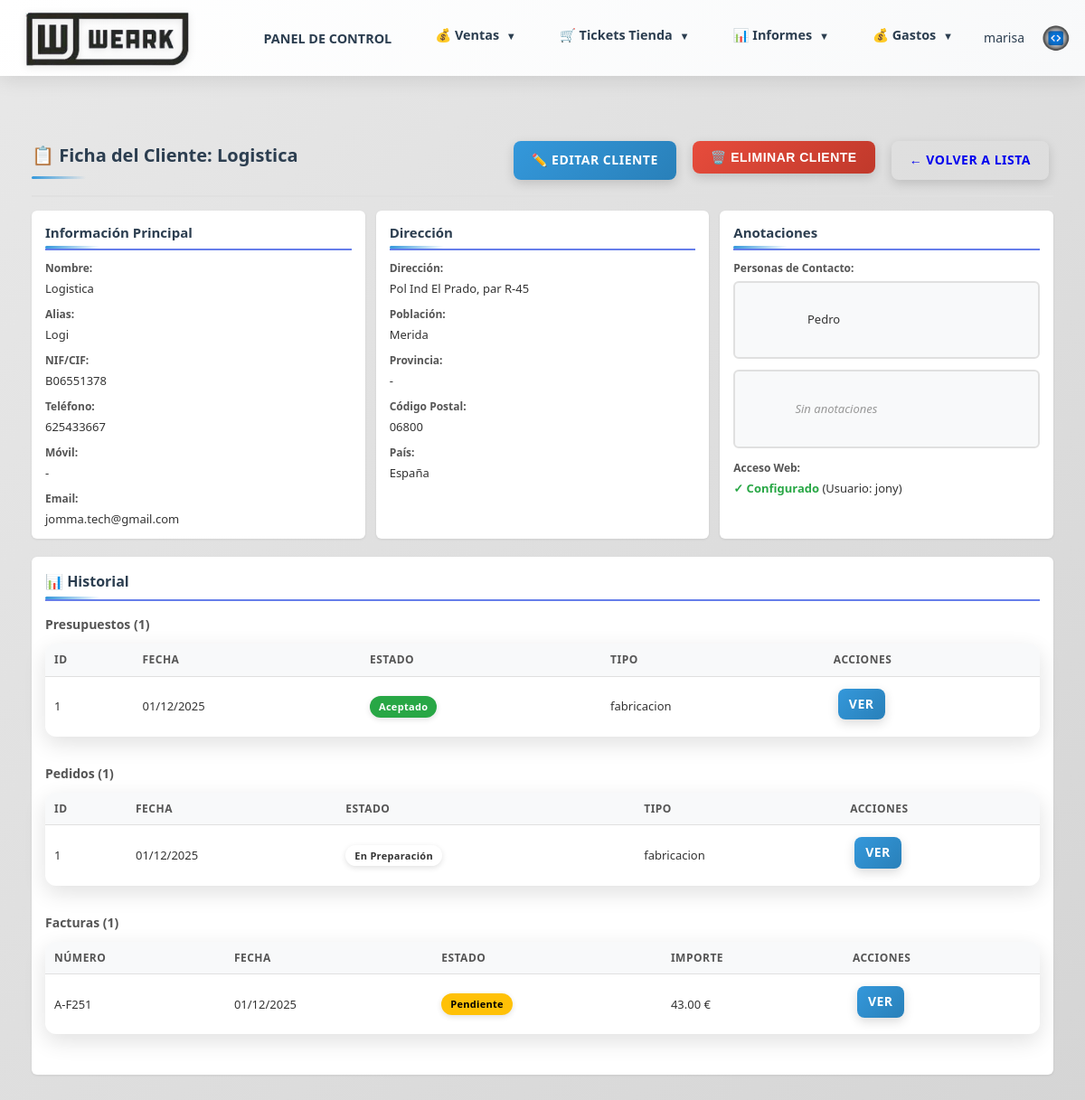
Page /clientes/1 (signed in) on the earlier database version.
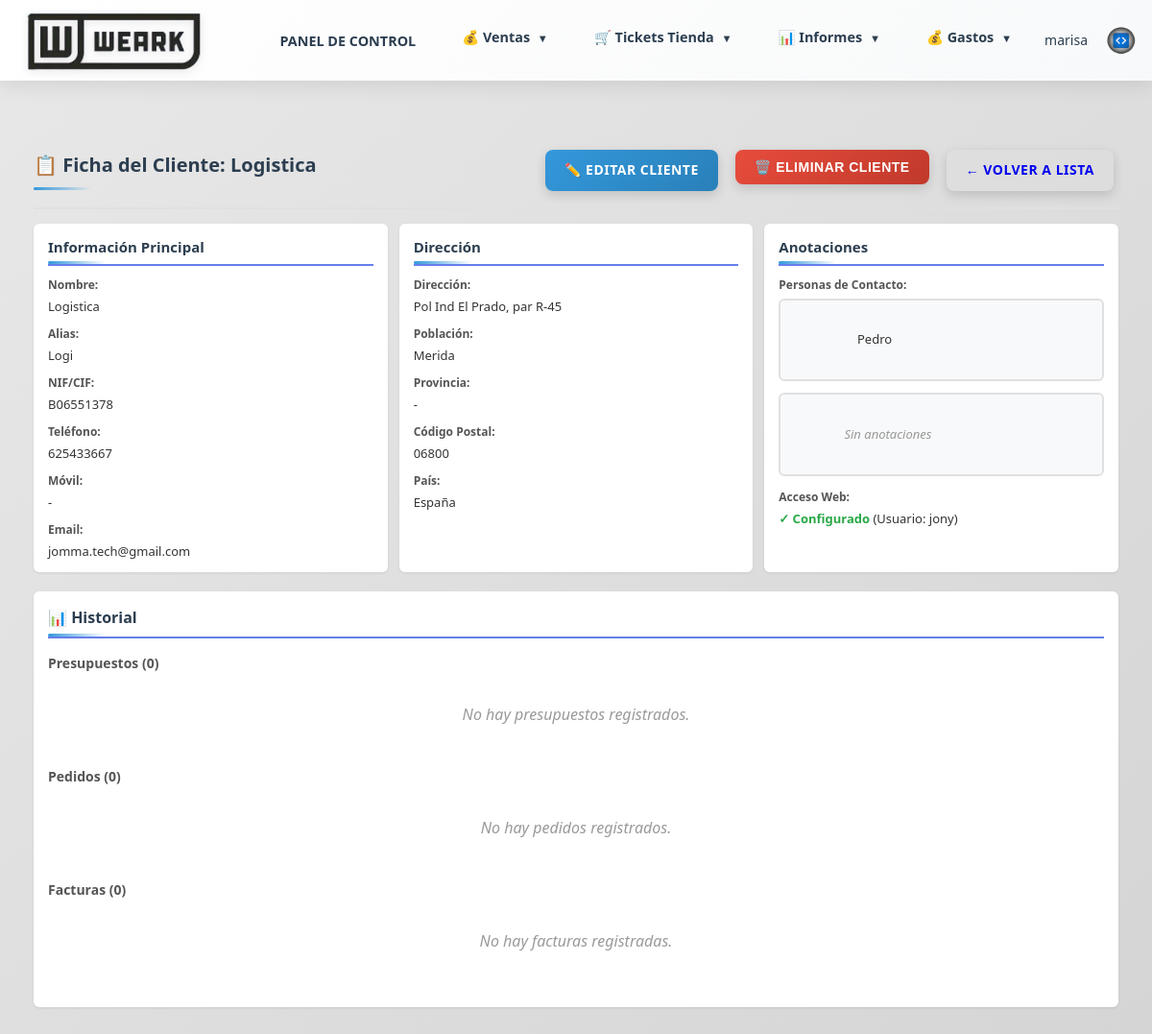
Same page on the later database version.
### models.py (models this page shows, shortened)
class Presupuesto(db.Model):
    __tablename__ = 'presupuestos'
    id = db.Column(db.Integer, primary_key=True)
    comercial_id = db.Column(db.Integer, db.ForeignKey('comerciales.id'), nullable=False)
    cliente_id = db.Column(db.Integer, db.ForeignKey('clientes.id'), nullable=False)
    tipo_pedido = db.Column(db.String(50), nullable=False)  # confeccion, bordado, serigrafia, sublimacion, varios
    estado = db.Column(db.String(50), nullable=False, default='Pendiente de enviar')  # Pendiente de enviar, Diseño, Enviado, Aceptado, Rechazado
    forma_pago = db.Column(db.Text)
    imagen_diseno = db.Column(db.String(255))
    imagen_portada = db.Column(db.String(255))  # Imagen de portada (primera página)
    imagen_adicional_1 = db.Column(db.String(255))  # Imagen adicional 1 (segunda página)
    descripcion_imagen_1 = db.Column(db.Text)  # Descripción de imagen adicional 1
    imagen_adicional_2 = db.Column(db.String(255))  # Imagen adicional 2 (segunda página)
    descripcion_imagen_2 = db.Column(db.Text)  # Descripción de imagen adicional 2
    imagen_adicional_3 = db.Column(db.String(255))  # Imagen adicional 3 (segunda página)
    descripcion_imagen_3 = db.Column(db.Text)  # Descripción de imagen adicional 3
    imagen_adicional_4 = db.Column(db.String(255))  # Imagen adicional 4 (segunda página)
    descripcion_imagen_4 = db.Column(db.Text)  # Descripción de imagen adicional 4
    imagen_adicional_5 = db.Column(db.String(255))  # Imagen adicional 5 (segunda página)
    descripcion_imagen_5 = db.Column(db.Text)  # Descripción de imagen adicional 5
    seguimiento = db.Column(db.Text)
    fecha_pendiente_enviar = db.Column(db.Date)  # Fecha en que se marcó como Pendiente de enviar
    fecha_diseno = db.Column(db.Date)  # Fecha en que se marcó como Diseño
    fecha_envio = db.Column(db.Date)  # Fecha en que se envió el presupuesto
    fecha_respuesta = db.Column(db.Date)  # Fecha de aceptación o rechazo
    fecha_creacion = db.Column(db.DateTime, default=datetime.utcnow)
    lineas = db.relationship('LineaPresupuesto', backref='presupuesto', lazy=True, cascade='all, delete-orphan')

class Pedido(db.Model):
    __tablename__ = 'pedidos'
    id = db.Column(db.Integer, primary_key=True)
    comercial_id = db.Column(db.Integer, db.ForeignKey('comerciales.id'), nullable=False)
    cliente_id = db.Column(db.Integer, db.ForeignKey('clientes.id'), nullable=False)
    presupuesto_id = db.Column(db.Integer, db.ForeignKey('presupuestos.id'), nullable=True)  # Presupuesto del que proviene este pedido
    tipo_pedido = db.Column(db.String(50), nullable=False)  # fabricacion, no fabricacion, cliente web
    estado = db.Column(db.String(50), nullable=False, default='Pendiente')  # Pendiente, Diseño, En preparación, Todo listo, Enviado, Entregado al cliente
    forma_pago = db.Column(db.Text)
    seguimiento = db.Column(db.Text)
    imagen_diseno = db.Column(db.String(255))
    imagen_portada = db.Column(db.String(255))  # Imagen de portada (primera página)
    imagen_adicional_1 = db.Column(db.String(255))  # Imagen adicional 1 (segunda página)
    descripcion_imagen_1 = db.Column(db.Text)  # Descripción de imagen adicional 1
    imagen_adicional_2 = db.Column(db.String(255))  # Imagen adicional 2 (segunda página)
    descripcion_imagen_2 = db.Column(db.Text)  # Descripción de imagen adicional 2
    imagen_adicional_3 = db.Column(db.String(255))  # Imagen adicional 3 (segunda página)
    descripcion_imagen_3 = db.Column(db.Text)  # Descripción de imagen adicional 3
    imagen_adicional_4 = db.Column(db.String(255))  # Imagen adicional 4 (segunda página)
    descripcion_imagen_4 = db.Column(db.Text)  # Descripción de imagen adicional 4
    imagen_adicional_5 = db.Column(db.String(255))  # Imagen adicional 5 (segunda página)
    descripcion_imagen_5 = db.Column(db.Text)  # Descripción de imagen adicional 5
    fecha_aceptacion = db.Column(db.Date)
    fecha_objetivo = db.Column(db.Date)  # Fecha objetivo de entrega (calculada automáticamente: 20 días desde aceptación)
    fecha_entrega_trabajo = db.Column(db.Date)
    fecha_envio_taller = db.Column(db.Date)
    fecha_entrega_bordados = db.Column(db.Date)
    fecha_entrega_cliente = db.Column(db.Date)
    fecha_pendiente = db.Column(db.Date)  # Fecha cuando se marcó como Pendiente (usa fecha_creacion si no existe)
    fecha_diseno = db.Column(db.Date)  # Fecha cuando se marcó como Diseño
    fecha_todo_listo = db.Column(db.Date)  # Fecha cuando se marcó como Todo listo
    fecha_enviado = db.Column(db.Date)  # Fecha cuando se marcó como Enviado
    fecha_creacion = db.Column(db.DateTime, default=datetime.utcnow)
    lineas = db.relationship('LineaPedido', backref='pedido', lazy=True, cascade='all, delete-orphan')
    presupuesto = db.relationship('Presupuesto', backref='pedidos', lazy=True)

class Factura(db.Model):
    __tablename__ = 'facturas'
    id = db.Column(db.Integer, primary_key=True)
    pedido_id = db.Column(db.Integer, db.ForeignKey('pedidos.id'), nullable=True)
    pedido = db.relationship('Pedido', backref='facturas', lazy=True)
    serie = db.Column(db.String(10), nullable=False, default='A')
    numero = db.Column(db.String(50), nullable=False)
    fecha_expedicion = db.Column(db.Date, nullable=False)
    tipo_factura = db.Column(db.String(10), nullable=False, default='F1')  # F1 = Factura completa
    descripcion = db.Column(db.Text)
    nif = db.Column(db.String(20))
    nombre = db.Column(db.String(200), nullable=False)
    importe_total = db.Column(db.Numeric(10, 2), nullable=False)
    estado = db.Column(db.String(50), nullable=False, default='pendiente')  # pendiente, enviado, confirmado, error
    huella_verifactu = db.Column(db.Text)  # Respuesta de la API Verifactu
    fecha_creacion = db.Column(db.DateTime, default=datetime.utcnow)
    fecha_confirmacion = db.Column(db.DateTime)  # Fecha en que se recibió la huella
    lineas = db.relationship('LineaFactura', backref='factura', lazy=True, cascade='all, delete-orphan')

### routes/clientes.py (the view)
@clientes_bp.route('/clientes/<int:id>')
@login_required
def ficha_cliente(id):
    cliente = Cliente.query.get_or_404(id)
    presupuestos = Presupuesto.query.filter_by(cliente_id=id).order_by(Presupuesto.fecha_creacion.desc()).limit(20).all()
    pedidos = Pedido.query.filter_by(cliente_id=id).order_by(Pedido.fecha_creacion.desc()).limit(20).all()
    facturas = Factura.query.join(Pedido).filter(Pedido.cliente_id == id).order_by(Factura.fecha_creacion.desc()).limit(20).all()
    return render_template('ficha_cliente.html',
                         cliente=cliente,
                         presupuestos=presupuestos,
                         pedidos=pedidos,
                         facturas=facturas)

### app.py (called while the page is built)
@app.template_filter('nl2br')
def nl2br_filter(value):
    if value:
        return Markup(value.replace('\n', '<br>'))
    return ''

@login_manager.user_loader
def load_user(user_id):
    from models import Usuario, Cliente
    if user_id.startswith('cliente_'):
        cliente_id = int(user_id.replace('cliente_', ''))
        cliente = Cliente.query.get(cliente_id)
        if cliente and cliente.tiene_acceso_web():
            return cliente
        return None
    else:
        return Usuario.query.get(int(user_id))

### models.py (called while the page is built)
    def tiene_acceso_web(self):
        return self.usuario_web is not None and self.usuario_web != '' and self.password_hash is not None

    def is_supervisor(self):
        return self.rol == 'supervisor'

### templates/ficha_cliente.html (shortened to what the changed rows need)
{% extends "base.html" %}
{% block content %}
<div class="ficha-cliente-container">
    <div class="ficha-header">
        <h2>📋 Ficha del Cliente: {{ cliente.nombre }}</h2>
    </div>
    <div class="historial-section">
        <div class="historial-subsection">
            <h4>Presupuestos ({{ presupuestos|length }})</h4>
            {% if presupuestos %}
            <table class="historial-table">
                <thead>
                    <tr>
                        <th>ID</th>
                        <th>Fecha</th>
                        <th>Estado</th>
                        <th>Tipo</th>
                        <th>Acciones</th>
                    </tr>
                </thead>
                <tbody>
                    {% for presupuesto in presupuestos %}
                    <tr>
                        <td>{{ presupuesto.id }}</td>
                        <td>{{ presupuesto.fecha_creacion.strftime('%d/%m/%Y') if presupuesto.fecha_creacion else '-' }}</td>
                        <td><span class="badge badge-{{ presupuesto.estado|lower|replace(' ', '-') }}">{{ presupuesto.estado }}</span></td>
                        <td>{{ presupuesto.tipo_pedido }}</td>
                        <td>
                            <a href="{{ url_for('presupuestos.ver_presupuesto', presupuesto_id=presupuesto.id) }}" class="btn btn-sm btn-primary">Ver</a>
                        </td>
                    </tr>
                    {% endfor %}
                </tbody>
            </table>
            {% else %}
            <p class="no-data">No hay presupuestos registrados.</p>
            {% endif %}
        </div>
        <div class="historial-subsection">
            <h4>Pedidos ({{ pedidos|length }})</h4>
            {% if pedidos %}
            <table class="historial-table">
                <thead>
                    <tr>
                        <th>ID</th>
                        <th>Fecha</th>
                        <th>Estado</th>
                        <th>Tipo</th>
                        <th>Acciones</th>
                    </tr>
                </thead>
                <tbody>
                    {% for pedido in pedidos %}
                    <tr>
                        <td>{{ pedido.id }}</td>
                        <td>{{ pedido.fecha_creacion.strftime('%d/%m/%Y') if pedido.fecha_creacion else '-' }}</td>
                        <td><span class="badge badge-{{ pedido.estado|lower|replace(' ', '-') }}">{{ pedido.estado }}</span></td>
                        <td>{{ pedido.tipo_pedido }}</td>
                        <td>
                            <a href="{{ url_for('pedidos.ver_pedido', pedido_id=pedido.id) }}" class="btn btn-sm btn-primary">Ver</a>
                        </td>
                    </tr>
                    {% endfor %}
                </tbody>
            </table>
            {% else %}
            <p class="no-data">No hay pedidos registrados.</p>
            {% endif %}
        </div>
        <div class="historial-subsection">
            <h4>Facturas ({{ facturas|length }})</h4>
            {% if facturas %}
            <table class="historial-table">
                <thead>
                    <tr>
                        <th>Número</th>
                        <th>Fecha</th>
                        <th>Estado</th>
                        <th>Importe</th>
                        <th>Acciones</th>
                    </tr>
                </thead>
                <tbody>
                    {% for factura in facturas %}
                    <tr>
                        <td>{{ factura.serie }}-{{ factura.numero }}</td>
                        <td>{{ factura.fecha_expedicion.strftime('%d/%m/%Y') if factura.fecha_expedicion else '-' }}</td>
                        <td><span class="badge badge-{{ factura.estado|lower }}">{{ factura.estado }}</span></td>
                        <td>{{ "%.2f"|format(factura.importe_total) }} €</td>
                        <td>
                            <a href="{{ url_for('facturacion.imprimir_factura', factura_id=factura.id) }}" class="btn btn-sm btn-primary">Ver</a>
                        </td>
                    </tr>
                    {% endfor %}
                </tbody>
            </table>
            {% else %}
            <p class="no-data">No hay facturas registradas.</p>
            {% endif %}
        </div>
    </div>
</div>
{% endblock %}

Differences in the rows shown:
no longer on this page (row edited): Presupuesto: id "1", fecha_creacion "01/12/2025", estado "Aceptado", tipo_pedido "fabricacion"
no longer on this page (row edited): Pedido: id "1", fecha_creacion "01/12/2025", estado "En Preparación", tipo_pedido "fabricacion"
removed Factura: serie "A", numero "F251", fecha_expedicion "01/12/2025", estado "Pendiente", importe_total "43.00"
Other differences:
{{ presupuestos|length }}: "1" → "0"
{{ pedidos|length }}: "1" → "0"
{{ facturas|length }}: "1" → "0"
text no longer shown: "ID FECHA ESTADO TIPO ACCIONES ID FECHA ESTADO TIPO ACCIONES NÚMERO FECHA ESTADO IMPORTE ACCIONES"
text now shown: "No hay presupuestos registrados. No hay pedidos registrados. No hay facturas registradas."
